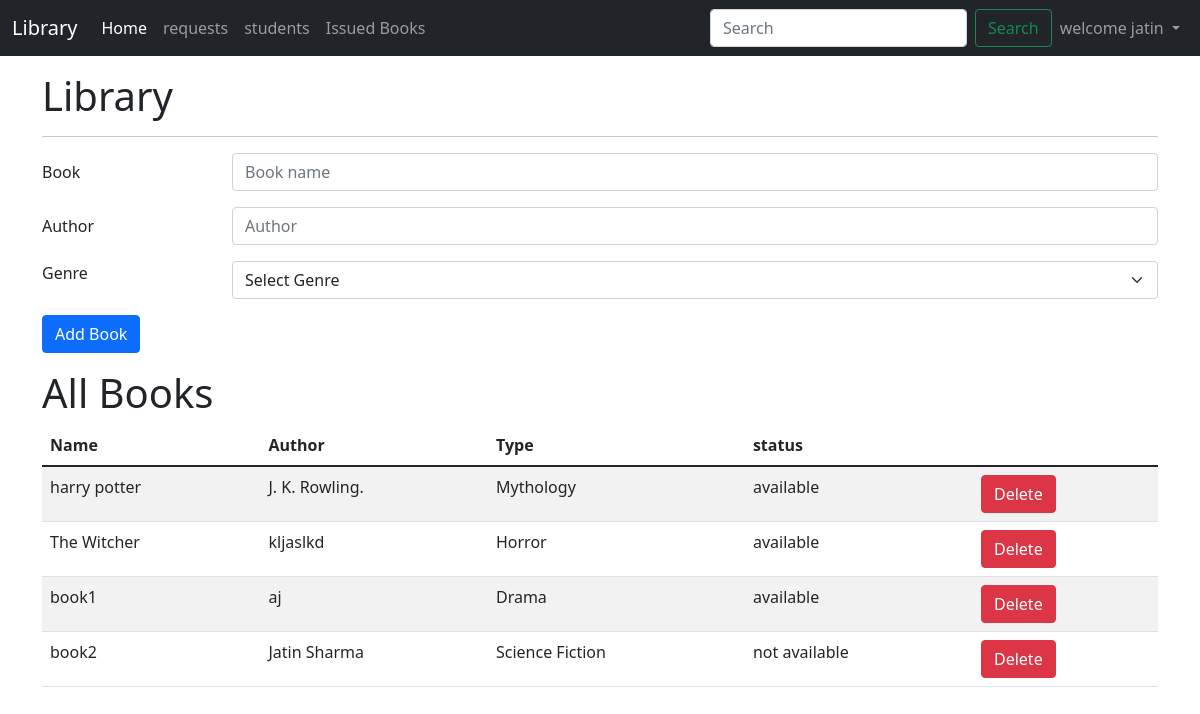
/teacher/ (signed in), run on the app's committed database.
### home/models.py (models this page shows, shortened)
class myUser(AbstractUser):
    userTypes=[
        ('teacher','teacher'),
        ('student','student')
    ]
    userType=models.CharField(
        max_length=7,
        choices=userTypes,
        default='student'
        )

class BOOK(models.Model):
    book_id=models.AutoField(primary_key=True)
    name=models.CharField(max_length=50)
    author=models.CharField(max_length=50)
    genre=models.CharField(max_length=50)
    genres = [
        ('Drama', 'Drama'),
        ('Fantasy', 'Fantasy'),
        ('Fiction', 'Fiction'),
        ('Horror', 'Horror'),
        ('Mythology', 'Mythology'),
        ('Mystery','Mystery'),
        ('Science Fiction','Science Fiction')
    ]
    genre = models.CharField(
        max_length=15,
        choices=genres,
        default='Drama',
    )
    statusValue=[
        ('available','available'),
        ('not available','not available')
    ]
    status=models.CharField(max_length=13,choices=statusValue,default='available')

### teacher/views.py (the view, shortened to what this page needs)
# urls.py: path('',views.add_book,name='add_book'),
@login_required
def add_book(request):
    if request.user.userType!='teacher':
        return redirect('/')
    books=BOOK.objects.all()
    param={'books':books}
    return render(request,'teacher/index.html',param)

### templates/teacher/index.html (shortened to what this page needs)
{% extends 'teacher/base2.html' %}
{% block homeActive %}active{% endblock homeActive %}
{% block body %}
    <div class="container my-3">
        <h1>Library</h1>
        <hr>
        <form id="libraryForm" action="" method="post">
            <div class="row mb-3">
                <label for="bookName" class="col-sm-2 col-form-label">Book</label>
                <div class="col-sm-10">
                    <input type="text" class="form-control" id="bookName" name="bookName" placeholder="Book name">
                </div>
            </div>
            <div class="row mb-3">
                <label for="Author" class="col-sm-2 col-form-label">Author</label>
                <div class="col-sm-10">
                    <input type="text" class="form-control" id="author" name="author" placeholder="Author">
                </div>
            </div>
            <fieldset class="row mb-3">
                <legend class="col-form-label col-sm-2 pt-0">Genre</legend>
                <div class="col-sm-10">
                    <select class="form-select" name="genre" aria-label="Default select example">
                        <option selected value="">Select Genre</option>
                    </select>
                </div>
            </fieldset>
            <button type="submit" class="btn btn-primary">Add Book</button>
        </form>
        <div id="table" class="my-3">
            <h1>All Books</h1>
            <table class="table table-striped table-hover">
                <thead>
                    <tr>
                        <th scope="col">Name</th>
                        <th scope="col">Author</th>
                        <th scope="col">Type</th>
                        <th scope="col">status</th>
                        <th scope="col"></th>
                    </tr>
                </thead>
                {% for book in books %}
                <tr>
                    <td>{{book.name}}</td>
                    <td>{{book.author}}</td>
                    <td>{{book.genre}}</td>
                    <td>{{book.status}}</td>
                    <td><a href="{% url 'delete_book' book.book_id %}" class="btn btn-danger">Delete</a></td>
                </tr>
                {% endfor %}
            </table>
        </div>
    </div>
{% endblock body %}

### templates/teacher/base2.html (shortened to what this page needs)
<!doctype html>
<html lang="en">
<head>
    <link href="https://cdn.jsdelivr.net/npm/bootstrap@5.1.1/dist/css/bootstrap.min.css" rel="stylesheet"
>
</head>
<body>
    <nav class="navbar navbar-expand-lg navbar-dark bg-dark">
        <div class="container-fluid">
            <a class="navbar-brand" href="#">Library</a>
            <div class="collapse navbar-collapse" id="navbarSupportedContent">
                <ul class="navbar-nav me-auto mb-2 mb-lg-0">
                    <li class="nav-item">
                        <a class="nav-link {% block homeActive %}{% endblock homeActive %}" aria-current="page" href="/teacher">Home</a>
                    </li>
                    <li class="nav-item">
                        <a class="nav-link {% block requestsActive %}{% endblock requestsActive %}" aria-current="page" href={% url 'requests' %}>requests</a>
                    </li>
                    <li class="nav-item">
                        <a class="nav-link {% block studentsActive %}{% endblock studentsActive %}" aria-current="page" href={% url 'students' %}>students</a>
                    </li>
                    <li class="nav-item">
                        <a class="nav-link {% block issuedBooksActive %}{% endblock issuedBooksActive %}" aria-current="page" href={% url 'issuedBooks' %}>Issued Books</a>
                    </li>
                </ul>
                <form class="d-flex">
                    <input class="form-control me-2" type="search" id='searchText' placeholder="Search" aria-label="Search">
                    <button class="btn btn-outline-success" onclick="search()" type="submit">Search</button>
                </form>
                <ul class="navbar-nav ml-auto mb-2 mb-lg-0">
                    <li class="nav-item dropdown">
                        <a class="nav-link dropdown-toggle" href="#" id="navbarDropdown" role="button" data-bs-toggle="dropdown" aria-expanded="false">
                            welcome {{request.user.first_name}}
                        </a>
                        </li>
                </ul>
            </div>
        </div>
    </nav>
    {% block body %} {% endblock body %}
</body>
</html>

### data on the page
myUser: user.first_name "jatin"
BOOK: name "harry potter", author "J. K. Rowling.", genre "Mythology", status "available"
BOOK: name "The Witcher", author "kljaslkd", genre "Horror", status "available"
BOOK: name "book1", author "aj", genre "Drama", status "available"
BOOK: name "book2", author "Jatin Sharma", genre "Science Fiction", status "not available"
